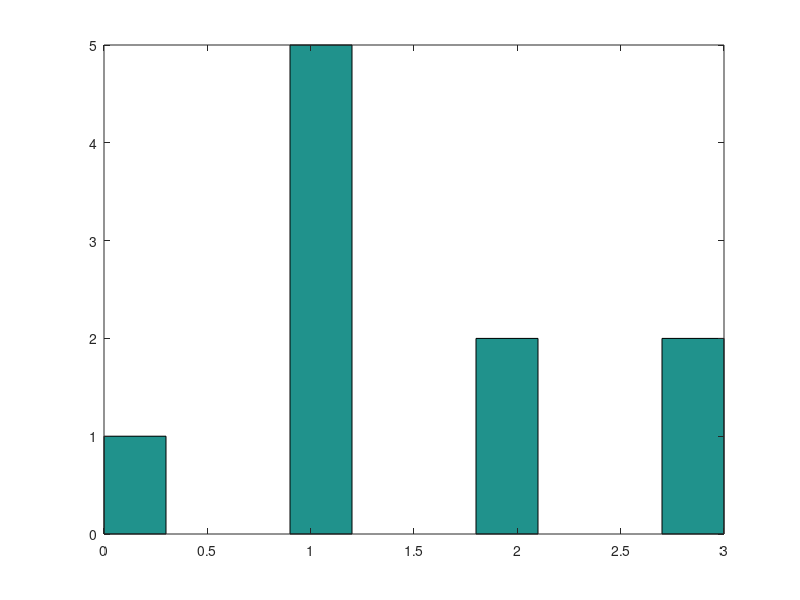

Here is the MATLAB script that generated this plot:
#Plot the graphs of the pdf and the cdf of a random variableXhaving a binomial distribution of parameters n and p(given by the user).

n=input("Nr of trials: ");
p=input("Prob of succ: ");
x=0:n;
px=binopdf(x,n,p);
plot(x,px);

hold on;

xx=0:1.1:n;
fx=binocdf(xx,n,p);
plot(xx,fx);



#A coin is tossed 3 times. LetXdenote the number of heads that appear.
#c)Find P(X=0), P(X!=1)
#d)Find P(X<=2), P(X<2)
#e)Find P(X>=1), P(X>1)

#P(X=0)
p1=binopdf(0,3,0.5);
fprintf('p(X=0)=%1.3f\n',p1);

#P(X!=1)
p2=1-binopdf(1,3,0.5);
fprintf('p(X!=1)=%1.3f\n',p2);

#P(X<=2)
p3=binocdf(2,3,0.5);
fprintf('p(X<=2)=%1.3f\n', p3);

#P(X<2)
p4=binocdf(1,3,0.5);
fprintf('p(X<2)=%1.3f\n', p4);

#P(X>=1)
p5=1-cdf('Binomial',0,3,0.5);
fprintf('p(X>=1)=%1.3f\n',p5);

#P(X>1)
p6=1-cdf('Binomial',1,3,0.5);
fprintf('p(X>1)=%1.3f\n',p6);


#f)Write code that simulates 3 coin tosses and computes the value of the variable X
N=10;
C=rand(3,N)
D=(C<0.5);
X=sum(D);
clf;
hist(X);
